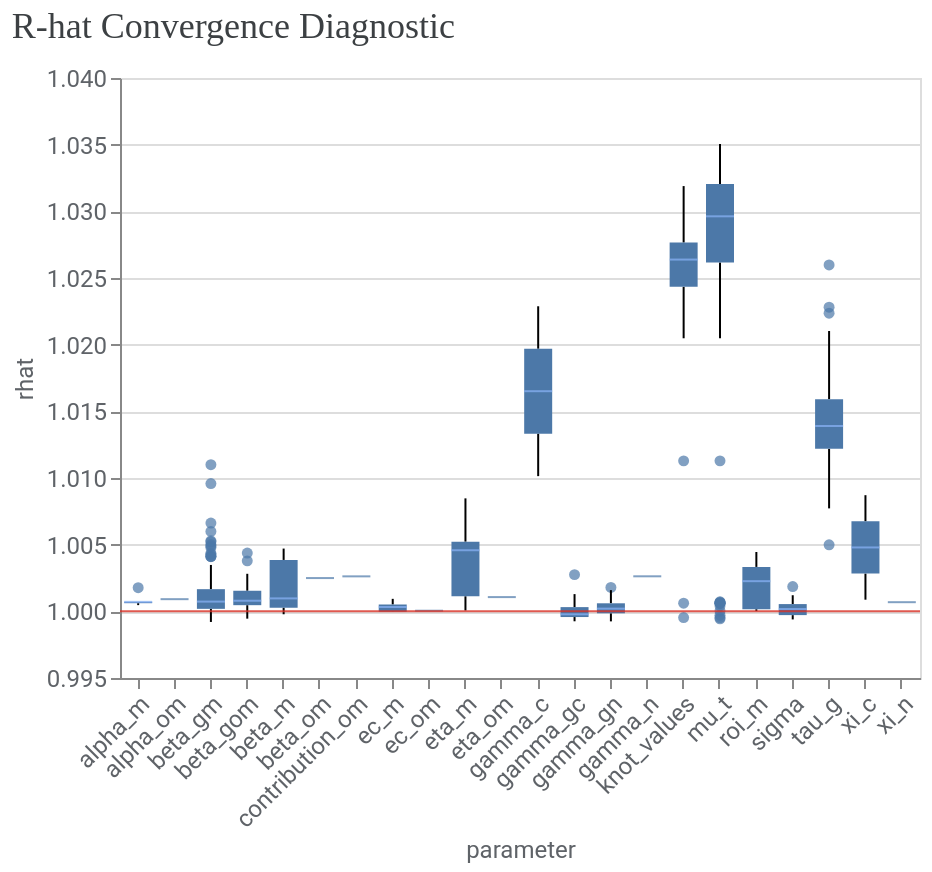

Notebook source saved alongside this figure:
### Code cell
# 8.1: Diagnóstico - Posteriori
model_diagnostics = visualizer.ModelDiagnostics(mmm)
model_diagnostics.plot_rhat_boxplot()

### Figure 1 — Vega-Lite specification as saved in the notebook (floating-point values rounded to 4 significant figures; data arrays with more than 128 entries replaced by an {"elided": "..."} marker saying what was removed)
{"config": {"view": {"continuousWidth": 300, "continuousHeight": 300}, "axis": {"labelColor": "#5F6368", "labelFont": "Roboto", "labelFontSize": 12, "titleColor": "#5F6368", "titleFont": "Roboto", "titleFontSize": 12, "titleFontWeight": "normal"}}, "layer": [{"data": {"name": "data-8d80a56a2e9be0b2bb24b6b23625eb11"}, "mark": {"type": "boxplot", "median": {"color": "#8AB4F8"}, "outliers": {"filled": true}}, "encoding": {"x": {"axis": {"labelAngle": -45}, "field": "parameter", "type": "nominal"}, "y": {"field": "rhat", "scale": {"zero": false}, "type": "quantitative"}}}, {"data": {"name": "empty"}, "mark": {"type": "rule", "color": "#D93025", "opacity": 0.8}, "encoding": {"y": {"datum": 1}}}], "title": {"text": "R-hat Convergence Diagnostic", "anchor": "start", "color": "#3C4043", "font": "Google Sans Display", "fontSize": 18, "fontWeight": "normal", "offset": 10}, "width": 400, "$schema": "https://vega.github.io/schema/vega-lite/v5.20.1.json", "datasets": {"data-8d80a56a2e9be0b2bb24b6b23625eb11": {"elided": "695 records"}, "empty": [{}]}}
